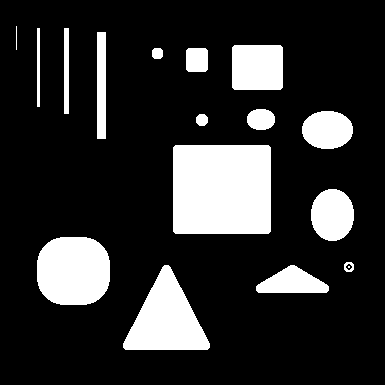
%> input picture Images/synthetic grayscale/shape.png, 385 x 385 px
$ octave noise_synthetic_color_demo.m   (GNU Octave 9; MATLAB toolbox functions it lacks are replaced by stand-ins)
%> lines starting %> are read from the running program, lines starting %| are printed output that depends on the picture; in (x1, y1, x2, y2) boxes, pixels count from 0 and x2, y2 are one past the last pixel; in counts of white or black regions, pixels touching at a corner belong together; the program's own positions count from 1
### util/impulsenoise.m
%% Add Impulse Noise to images
%% Impulse Noises 0 - Salt & Pepper noise
%                 1 - Random Valued impulse noise.
%% impulse noises are classified into two major types
% (i)  salt and pepper noise (equal height impulses) impulse values are
%       represented as ‘0’ and ‘255’
% (ii) random-valued impulse noise (unequal height impulses) impulse values
%      are between ‘0’ and ‘255’.

%% Function img = impulsenoise(img,ND)
%% input
%           img = Given an Image (Noise free image)
%           ND  = Noise density (ND varies B/W 0 and 1) [0 to 1]
%           NT  = Noise Type([0] is default)
%                 0 - Salt & Pepper noise
%                 1 - Random-Valued Impulse noise
%% Output:
%           img = impulse noise added image

%% Example:
%%          img = impulsenoise(img,0.4,0);

%%      Posted date   : 18 - 11 - 2008
%       Modified date : 02 - 12 - 2008

%% Developed By
%                   K.Kannan (kannan.keizer@gmail.com)
%                   & Jeny Rajan (jenyrajan@gmail.com)
%                   Medical Imaging Research Group (MIRG), NeST,
%                   Trivandrum.
%%
function img = impulsenoise(varargin)
if length(varargin) == 1
    img = varargin{1};
    ND = 0.2;
    NT = 0;
elseif length(varargin) > 1 && length(varargin) < 3
    img = varargin{1};
    ND = varargin{2};
    NT = 0;
elseif length(varargin) == 3
    img = varargin{1};
    ND = varargin{2};
    NT = varargin{3};
else
    disp('not enough input parameter');
    img = 0;
    return;
end
max_value = max(img(:));
min_value = min(img(:));
Narr = rand(size(img));
if isempty(NT) || NT == 0
    img(Narr<ND/2) = min_value;
    img((Narr>=ND/2)&(Narr<ND)) = max_value;
elseif NT == 1
    N = Narr;
    N(N>=ND)=min_value;
    N1 = N;
    N1 = N1(N1>0);
    Imn=min(N1(:));
    Imx=max(N1(:));
    N=(((N-Imn).*(max_value-min_value))./(Imx-Imn));
    img(Narr<ND) = N(Narr<ND);
else
    disp('Invalid selection');
end

### L1mL2SLAT/L1mL2_SLaT.m
%%%%%%%%%%%%%%%%%%%%%%%%%%%%%%%%%%%%%%%%%%%%%%%%%%%%%%%%%%%%%%%%%%%%%%%%%%
%This function performs AITV SLaT on a color image.
%Input:
%   f: color image
%   lambda: fidelity paramter
%   mu: smoothing parameter
%   alpha: sparsity parameter for L1-\alpha L2 term of gradient
%   k: number of clusters
%Output:
%   result: segmented result
%%%%%%%%%%%%%%%%%%%%%%%%%%%%%%%%%%%%%%%%%%%%%%%%%%%%%%%%%%%%%%%%%%%%%%%%%%%
function [result, idx] = L1mL2_SLaT(f, lambda, mu, alpha, k)
    %rescale image to [0,1]
    f = rescale_color_image(f);

    %preinitialize
    uu = zeros(size(f));
    %get channel size
    zLen = size(uu,3);

    %Stage 1: smooth each channel
    parfor i = 1:zLen
        uu(:,:,i) = L1mL2smooth(f(:,:,i), lambda, mu, alpha, 2);
    end

    %Stage 2: Lifting
    cform = makecform('srgb2lab');
    g = double(applycform(uint8(uu*255),cform))/255;
    uu(:,:,4:6) = rescale_color_image(g);

    %Stage 3: Thresholding via kmeans
    [m,n,~] = size(uu);
    u_vector = reshape(uu, m*n, 6);
    idx = kmeans(u_vector, k, 'Replicates', 5);
    idx = reshape(idx, m,n);

    %postprocessing step
    %compute mean of each part and construct piecewise constant image
    mean_c = zeros(k,3);
    result = zeros(m,n,3);
    for i = 1:k
        region_channel1 = double(i==idx).*uu(:,:,1);
        region_channel2 = double(i==idx).*uu(:,:,2);
        region_channel3 = double(i==idx).*uu(:,:,3);

        mean_c(i,:) = [sum(region_channel1(:))/(sum(region_channel1(:)>0)),...
            sum(region_channel2(:))/(sum(region_channel2(:)>0)),...
            sum(region_channel3(:))/(sum(region_channel3(:)>0))];

        result(:,:,1) = result(:,:,1) +  mean_c(i,1)*double(i==idx);
        result(:,:,2) = result(:,:,2) +  mean_c(i,2)*double(i==idx);
        result(:,:,3) = result(:,:,3) +  mean_c(i,3)*double(i==idx);
    end
end

### scripts/synthetic_grayscale/noise_synthetic_color_demo.m
% set type of noise
noise_setting = 0; %  0 for salt & pepper; 1 for random-valued

%read image
fui8 = imread('shape.png');
%> fui8 is the input picture: size 385x385x3 uint8; 18.3% white; 17 white regions (1 under 20 px), largest, box (x1, y1, x2, y2) and area: (173, 145, 271, 234) 8710, (37, 237, 110, 305) 4300, (123, 265, 210, 350) 4183
fui8 = rgb2gray(fui8);

f = double(fui8);
[N,M] = size(f);
%> N = 385; M = 385

%create color version
f_color = zeros(385,385,3);
f_color(:,:,1) = double(f>0)*0.5;
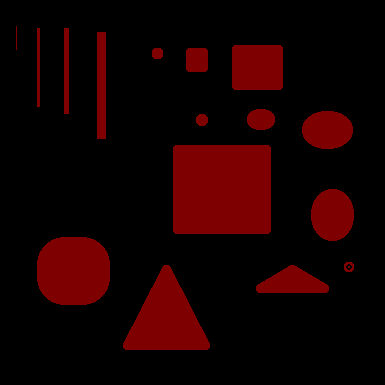
%> f_color: size 385x385x3 double; mean R, G, B 0.0913, 0, 0
f_color(:,:,2) = double(f>0)*0.9;
f_color(:,:,3) = double(f>0)*0.25;
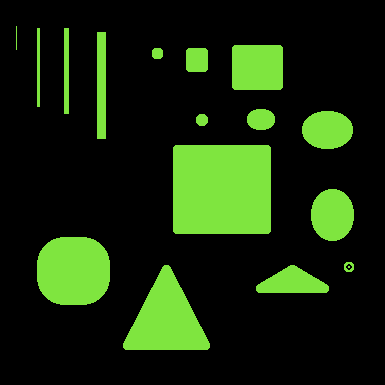
%> f_color: size 385x385x3 double; mean R, G, B 0.0913, 0.164, 0.0457

%set seed
rng(1234);

%add noise to each channel; 0 for salt & pepper and 1 for random-valued
fnoise = impulsenoise(f_color, 0.6, noise_setting);
%> in impulsenoise, `ND = varargin{2};`: ND = 0.6
%> in impulsenoise, `NT = varargin{3};`: NT = 0
%> in impulsenoise, `max_value = max(img(:));`: max_value = 0.9
%> in impulsenoise, `min_value = min(img(:));`: min_value = 0
%> in impulsenoise, `img(Narr<ND/2) = min_value;`:
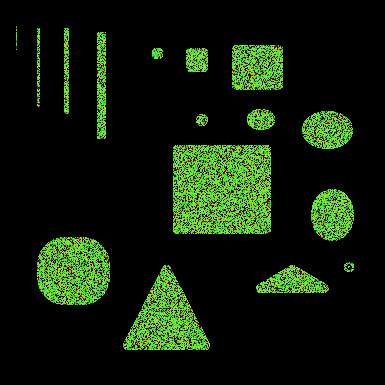
%> img: size 385x385x3 double; 12.04% of pixels changed, all inside (x1, y1, x2, y2) = (16, 26, 354, 350)
%> in impulsenoise, `img((Narr>=ND/2)&(Narr<ND)) = max_value;`:
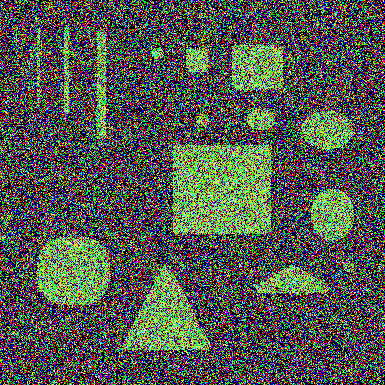
%> img: size 385x385x3 double; mean R, G, B 0.305, 0.335, 0.288

if noise_setting == 0
    lambda = 1; mu = 1;
else
    lambda = 1.4; mu = 1;
end


%L1-alpha L2 SLaT method alpha = 0.8
[SLaT_0pt8_result, SLaT_0pt8_result_idx] = L1mL2_SLaT(fnoise, lambda, mu, 0.8, 2);
%> the run ends on the next line
